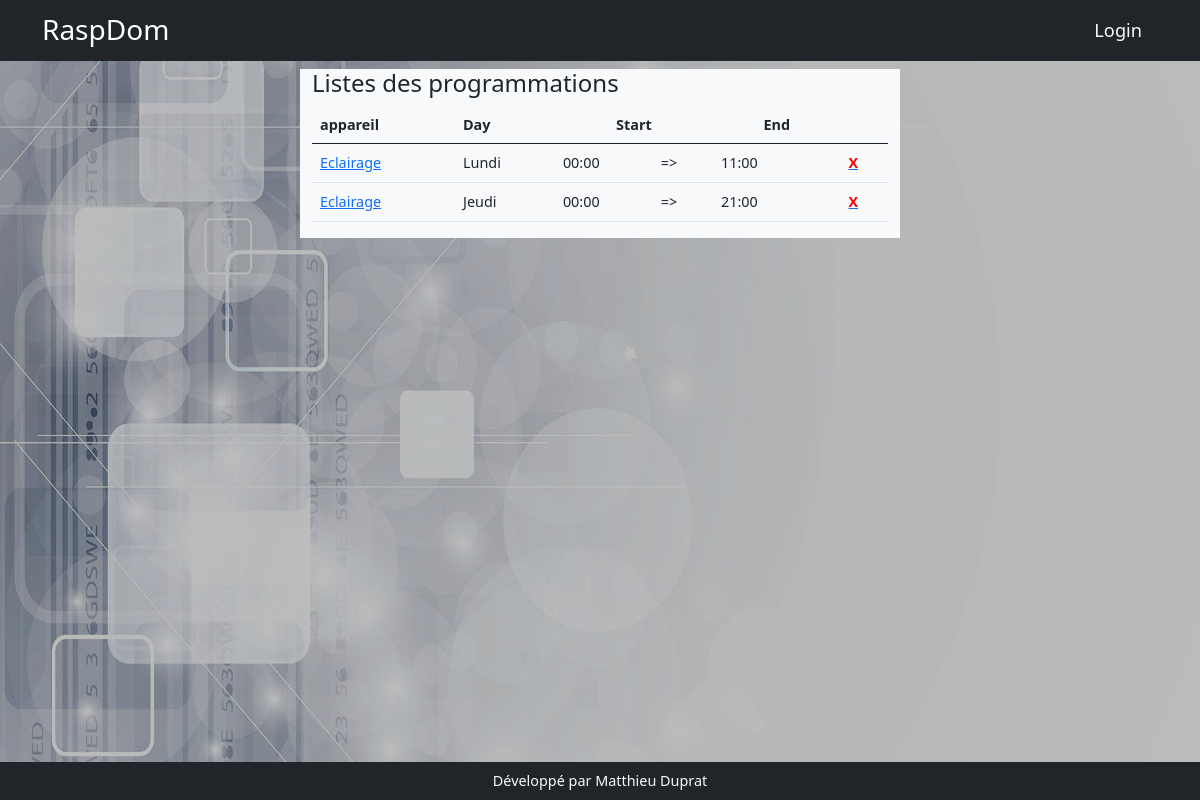
Page /programmations on the earlier database version.
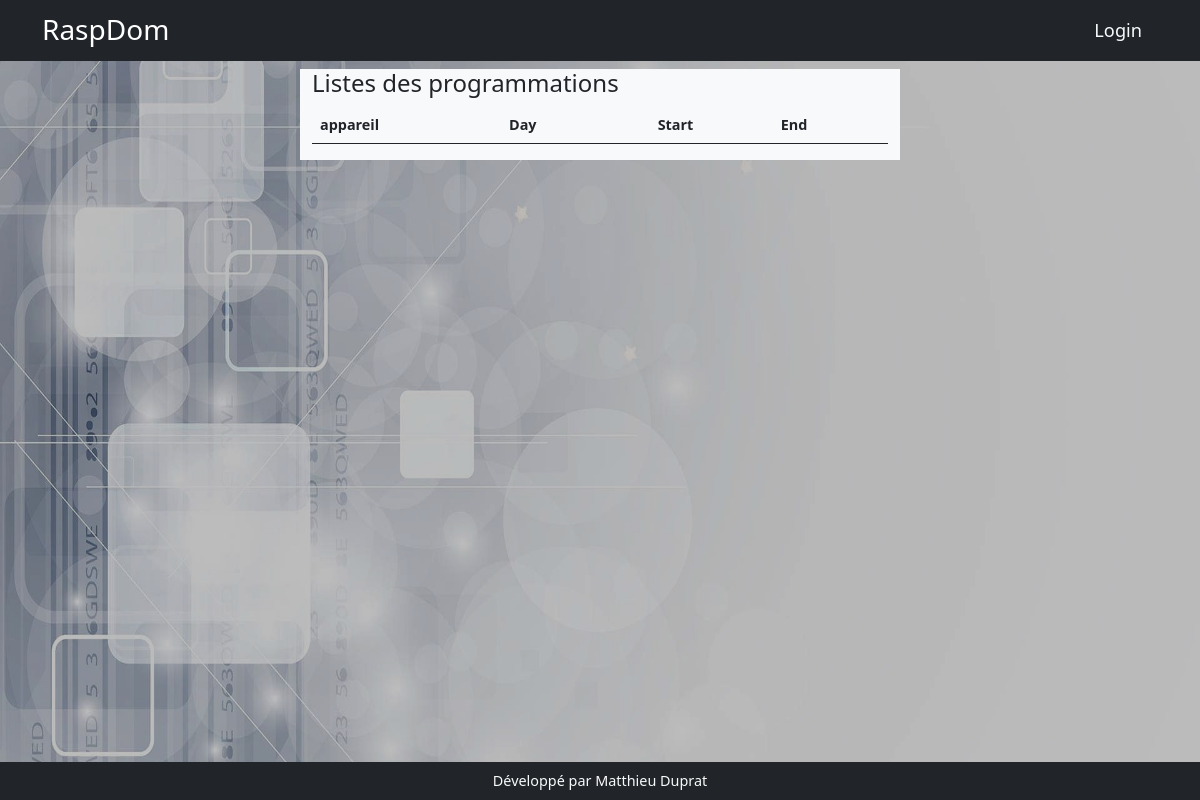
Same page on the later database version.
### models.py (models this page shows, shortened)
class Programmation(db.Model):
    id = db.Column(db.Integer, primary_key=True)
    start = db.Column(db.Integer)
    start_min = db.Column(db.Integer)
    end = db.Column(db.Integer)
    end_min = db.Column(db.Integer)
    day = db.Column(db.Integer)
    appareil = db.Column(db.Integer, db.ForeignKey('appareil.id'), nullable=True)

class Appareil(db.Model):
    id = db.Column(db.Integer, primary_key=True)
    nom = db.Column(db.String(200))
    description = db.Column(db.String(200))
    categorieappareil = db.Column(db.String(200), nullable=True)
    sortie = db.Column(db.String(200), nullable=True)
    image = db.Column(db.String(200), nullable=True)
    gpios = db.relationship('Gpio', backref='appareil', lazy=True)
    order_gpio = db.Column(db.String(200))
    nbre_gpio = db.Column(db.Integer)
    programmations = db.relationship('Programmation', backref='appareil_programmation', lazy=True)
    mode_de_marche = db.relationship('ModeDeMarche',  uselist=False,  backref='appareil_mode_de_marche', lazy=True)
    auto = db.relationship('Auto', uselist=False, backref='appareil_auto', lazy=True)
    sonde_id = db.Column(db.Integer, db.ForeignKey('sonde.id'))
    sonde = db.relationship('Sonde', uselist=False, backref='appareil_sonde', lazy=True)
    manuel = db.relationship('Manuel', uselist=False, backref='appareil_ordre', lazy=True)
    label = db.Column(db.String(250))
    sonde_actived = db.Column(db.Boolean,default=False, nullable=False)
    min = db.Column(db.Float(),default=17.0)
    max = db.Column(db.Float(),default=19.0)
    mf = db.relationship('Mf',  cascade="delete",uselist=False, backref='app_mf', lazy=True)

### app.py (the view)
@app.route('/programmations')
def liste_programmations():
    programmations = Programmation.query.order_by('appareil', 'day').all()
    return render_template('programmation/programmations.html', programmations=programmations)

### templates/programmation/programmations.html
{% extends 'base.html' %}
{% set days = ['Lundi','Mardi','Mercredi','Jeudi','Vendredi','Samedi','Dimanche'] %}
{% block content %}
<div class="row">
    <div class="col-md-6 mx-auto  bg-light">
        <h4>Listes des programmations</h4>
        <table class="table">
            <thead>
                <tr>
                    <th>appareil</th>
                    <th>Day</th>
                    <th colspan="2" class="text-center">Start</th>
                    <th colspan="2" class="text-center">End</th>
                    <th></th>
                </tr>
            </thead>
            <tbody>{% for programmation in programmations %}
                <tr>
                    <td><a href="{{url_for('edit_programmation', programmation_id=programmation.id)}}">{{programmation.appareil_programmation.nom}}</a></td>
                    <td>{{ days[programmation.day-1]}}</td>
                    <td>{{'%02d' % programmation.start}}:{{'%02d' % programmation.start_min}}</td>
                    <td> =></td>
                    <td>{{'%02d' % programmation.end}}:{{'%02d' % programmation.end_min}}</td>
                    <td></td>
                    <td><a href="{{url_for('delete_programmation', programmation_id=programmation.id)}}"><b style="color:red">X</b></a></td>
                </tr>{% endfor %}
            </tbody>
        </table>
    </div>
</div>
{% endblock %}

### templates/base.html (shortened to what this page needs)
<!DOCTYPE html>
<html lang="fr">
    <head>
        <link href="{{ url_for('static', filename='css/styles.css') }}" rel="stylesheet" />
    </head>
    <body>
    <img id="img-bck" src="{{ url_for('static', filename='assets/domo.jpg') }}">
        <nav class="navbar navbar-expand-lg navbar-dark bg-dark">
            <div class="container">
                <a class="navbar-brand" href="{{url_for('index')}}">
          <span class="h3">RaspDom</span></a>
                {% if not current_user.is_authenticated %}
                <div class="nav-item text-light active" style="font-size:1.3rem" >
                    <small><a class="nav-link text-light active" aria-current="page" href="{{url_for('login')}}">Login</a></small>
                </div>
                {% endif %}
            </div>
        </nav>
        <div class="container-fluid pt-2" style="max-height:84vh; overflow:auto">
            {% block content %}
            {% endblock %}
        </div>
        <div class="bg-dark text-light text-center py-2" style="position:absolute; width:100%; bottom:0px">
            Développé par Matthieu Duprat
        </div>
    </body>
</html>

Differences in the rows shown:
removed Programmation: appareil_programmation.nom "Eclairage", day "Lundi", start "00", start_min "00", end "11", end_min "00"
removed Programmation: appareil_programmation.nom "Eclairage", day "Jeudi", start "00", start_min "00", end "21", end_min "00"
